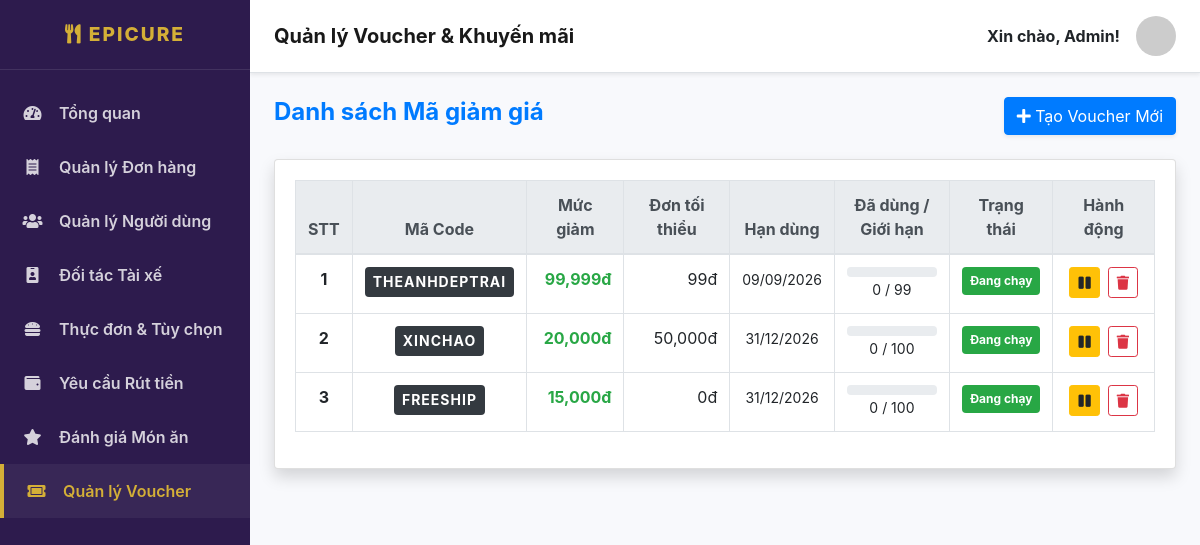
The page /admin/vouchers.php on the database its author committed.
### tables this page shows
CREATE TABLE `vouchers` (
  `id` int(11) NOT NULL,
  `code` varchar(20) NOT NULL,
  `discount_amount` decimal(10,2) NOT NULL,
  `min_spend` decimal(10,2) DEFAULT 0.00,
  `expiry_date` datetime NOT NULL,
  `usage_limit` int(11) DEFAULT 100,
  `used_count` int(11) DEFAULT 0,
  `status` enum('active','inactive') DEFAULT 'active',
  `created_at` timestamp NOT NULL DEFAULT current_timestamp()
);

### admin/vouchers.php (the view, shortened to what this page needs)
<?php
require_once '../api/db_connect.php';
$vouchers = $conn->query("SELECT * FROM vouchers ORDER BY created_at DESC");
include 'includes/sidebar.php';
?>
<div class="d-flex justify-content-between align-items-center mb-4">
    <h4 class="text-primary font-weight-bold">Danh sách Mã giảm giá</h4>
    <button class="btn btn-primary shadow-sm" data-toggle="modal" data-target="#addVoucherModal">
        <i class="fas fa-plus"></i> Tạo Voucher Mới
    </button>
</div>
<div class="card shadow mb-4">
    <div class="card-body">
        <div class="table-responsive">
            <table class="table table-bordered table-hover align-middle">
                <thead class="thead-light">
                    <tr class="text-center">
                        <th>STT</th>
                        <th>Mã Code</th>
                        <th>Mức giảm</th>
                        <th>Đơn tối thiểu</th>
                        <th>Hạn dùng</th>
                        <th>Đã dùng / Giới hạn</th>
                        <th>Trạng thái</th>
                        <th>Hành động</th>
                    </tr>
                </thead>
                <tbody>
                    <?php
                    $stt = 1;
                    while($v = $vouchers->fetch_assoc()):
                        $is_expired = strtotime($v['expiry_date']) < time();
                    ?>
                    <tr class="<?= $is_expired ? 'table-secondary' : '' ?>">
                        <td class="text-center font-weight-bold"><?= $stt++ ?></td>
                        <td class="text-center">
                            <span class="badge badge-dark p-2" style="font-size: 14px; letter-spacing: 1px;">
                                <?= $v['code'] ?>
                            </span>
                        </td>
                        <td class="text-right text-success font-weight-bold"><?= number_format($v['discount_amount']) ?>đ</td>
                        <td class="text-right"><?= number_format($v['min_spend']) ?>đ</td>
                        <td class="text-center">
                            <small class="<?= $is_expired ? 'text-danger font-weight-bold' : '' ?>">
                                <?= date('d/m/Y', strtotime($v['expiry_date'])) ?>
                            </small>
                        </td>
                        <td class="text-center">
                            <div class="progress" style="height: 10px;">
                            </div>
                            <small><?= $v['used_count'] ?> / <?= $v['usage_limit'] ?></small>
                        </td>
                        <td class="text-center">
                            <?php if($v['status'] == 'active' && !$is_expired): ?>
                                <span class="badge badge-success p-2">Đang chạy</span>
                            <?php else: ?>
                                <span class="badge badge-danger p-2">Tạm ngưng</span>
                            <?php endif; ?>
                        </td>
                        <td class="text-center">
                            <div class="d-flex justify-content-center">
                                <a href="vouchers.php?toggle_id=<?= $v['id'] ?>" class="btn btn-sm <?= $v['status'] == 'active' ? 'btn-warning' : 'btn-success' ?> mr-2" title="Bật/Tắt">
                                    <i class="fas <?= $v['status'] == 'active' ? 'fa-pause' : 'fa-play' ?>"></i>
                                </a>
                                <a href="vouchers.php?delete_id=<?= $v['id'] ?>" class="btn btn-sm btn-outline-danger" onclick="return confirm('Xác nhận xóa mã này?')" title="Xóa">
                                    <i class="fas fa-trash"></i>
                                </a>
                            </div>
                        </td>
                    </tr>
                    <?php endwhile; ?>
                </tbody>
            </table>
        </div>
    </div>
</div>
<?php include 'includes/footer.php'; ?>

### admin/includes/sidebar.php (style rules this page uses)
body { background-color: #f8f9fc; overflow-x: hidden; }

### rows shown on the page
vouchers: code "THEANHDEPTRAI", discount_amount "99,999", min_spend "99", expiry_date "09/09/2026", used_count "0", usage_limit "99", status "Đang chạy"
vouchers: code "XINCHAO", discount_amount "20,000", min_spend "50,000", expiry_date "31/12/2026", used_count "0", usage_limit "100", status "Đang chạy"
vouchers: code "FREESHIP", discount_amount "15,000", min_spend "0", expiry_date "31/12/2026", used_count "0", usage_limit "100", status "Đang chạy"

### other values the page prints
$page_title "Quản lý Voucher & Khuyến mãi"
